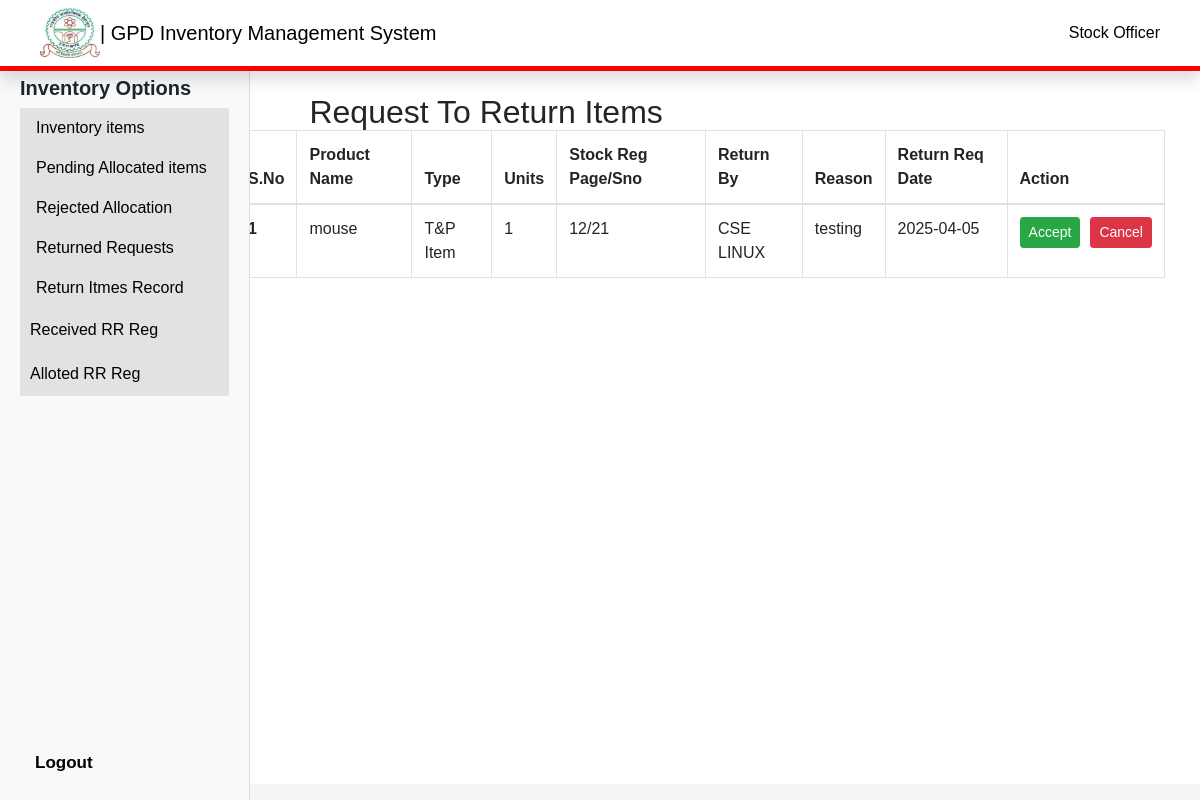
The app's page /inventory/return_request.php (signed in) with its own data.
### tables this page shows
CREATE TABLE `return_request` (
  `sno` int(10) UNSIGNED NOT NULL,
  `product_name` varchar(50) NOT NULL,
  `type` varchar(20) DEFAULT NULL,
  `rr_reg` varchar(10) DEFAULT NULL,
  `purchase_date` date DEFAULT NULL,
  `got_it_from` varchar(30) DEFAULT NULL,
  `unit_price` decimal(10,2) DEFAULT NULL,
  `overall_price` decimal(10,2) DEFAULT NULL,
  `units` int(10) UNSIGNED NOT NULL DEFAULT 0,
  `branch` varchar(30) DEFAULT NULL,
  `lab` varchar(30) DEFAULT NULL,
  `permission` varchar(20) DEFAULT NULL,
  `product_condition` varchar(100) DEFAULT NULL,
  `return_by` varchar(20) DEFAULT NULL,
  `reason` varchar(150) DEFAULT NULL,
  `return_date` date DEFAULT curdate()
);

### inventory/return_request.php (the view, shortened to what this page needs)
<!DOCTYPE html>
<html lang="en">
<head>
    <link href="https://stackpath.bootstrapcdn.com/bootstrap/4.5.2/css/bootstrap.min.css" rel="stylesheet">
    <link rel="stylesheet" href="//cdn.datatables.net/2.2.2/css/dataTables.dataTables.min.css">
    <link rel="stylesheet" href="style.css">
</head>
<body>
    <?php include "../adminpanel/components/navbar.php" ?>
    <?php include "components/sidebar.php" ?>
    <div id="admin" class="right">
        <?php
        include "../_dbconnect.php";
        ?>
        <div class="p-3 ml-5 pl-4">
        <h2>Request To Return Items</h2>
        </div>
        <div class="container">
            <table class="table table-bordered" id="myTable">
                <thead>
                    <tr>
                        <th scope="col">S.No</th>
                        <th scope="col">Product Name</th>
                        <th scope="col">Type</th>
                        <th scope="col">Units</th>
                        <th scope="col">Stock Reg Page/Sno</th>
                        <th scope="col">Return By</th>
                        <th scope="col">Reason</th>
                        <th scope="col">Return Req Date</th>
                        <th scope="col">Action</th>
                    </tr>
                </thead>
                <tbody>
                    <?php
                    $sql = "SELECT * FROM `return_request` WHERE `permission` = 'Stock Manager' ORDER BY `sno` DESC";
                    $result = mysqli_query($conn, $sql);
                    $sno = 0;
                    while ($row = mysqli_fetch_assoc($result)) {
                        $sno++;
                        echo '
                            <tr>
                                <th scope="row">' . $sno . '</th>
                                <td>' . $row['product_name'] . '</td>
                                <td>' . $row['type'] . '</td>
                                <td>' . $row['units'] . '</td>
                                <td>' . $row['rr_reg'] . '</td>
                                <td>' . $row['branch'] . " " . $row['lab'] . '</td>
                                <td>' . $row['reason'] . '</td>
                                <td>' . $row['return_date'] . '</td>
                                <td>
                                    <div style="display: flex; gap: 10px; align-items: center;">
                                        <button class="accept btn btn-sm btn-success" id="' . $row['sno'] . '">Accept</button>
                                        <button class="deprecate btn btn-sm btn-danger" id="d' . $row['sno'] . '">Cancel</button>
                                    </div>
                                </td>
                            </tr>';
                    }
                    ?>
                </tbody>
            </table>
        </div>
    </div>
</body>
</html>

### inventory/style.css (style rules this page uses)
* { margin: 0; padding: 0; box-sizing: border-box; }
body { font-family: Arial, sans-serif; background: #f4f4f4; }
.right { margin-top: 40px; margin-left: 200px; padding: 20px; min-height: calc(100vh - 56px); background: #fff; }

### inventory/return_request.php (style rules this page uses)
h2 { padding-top: 2%; padding-left: 2%; margin-bottom: -2%; }

### records on screen
return_request: product_name "mouse", type "T&P Item", units "1", rr_reg "12/21", branch "CSE", lab "LINUX", reason "testing", return_date "2025-04-05"

### other values on screen
$_SESSION['name'] "Stock Officer"
